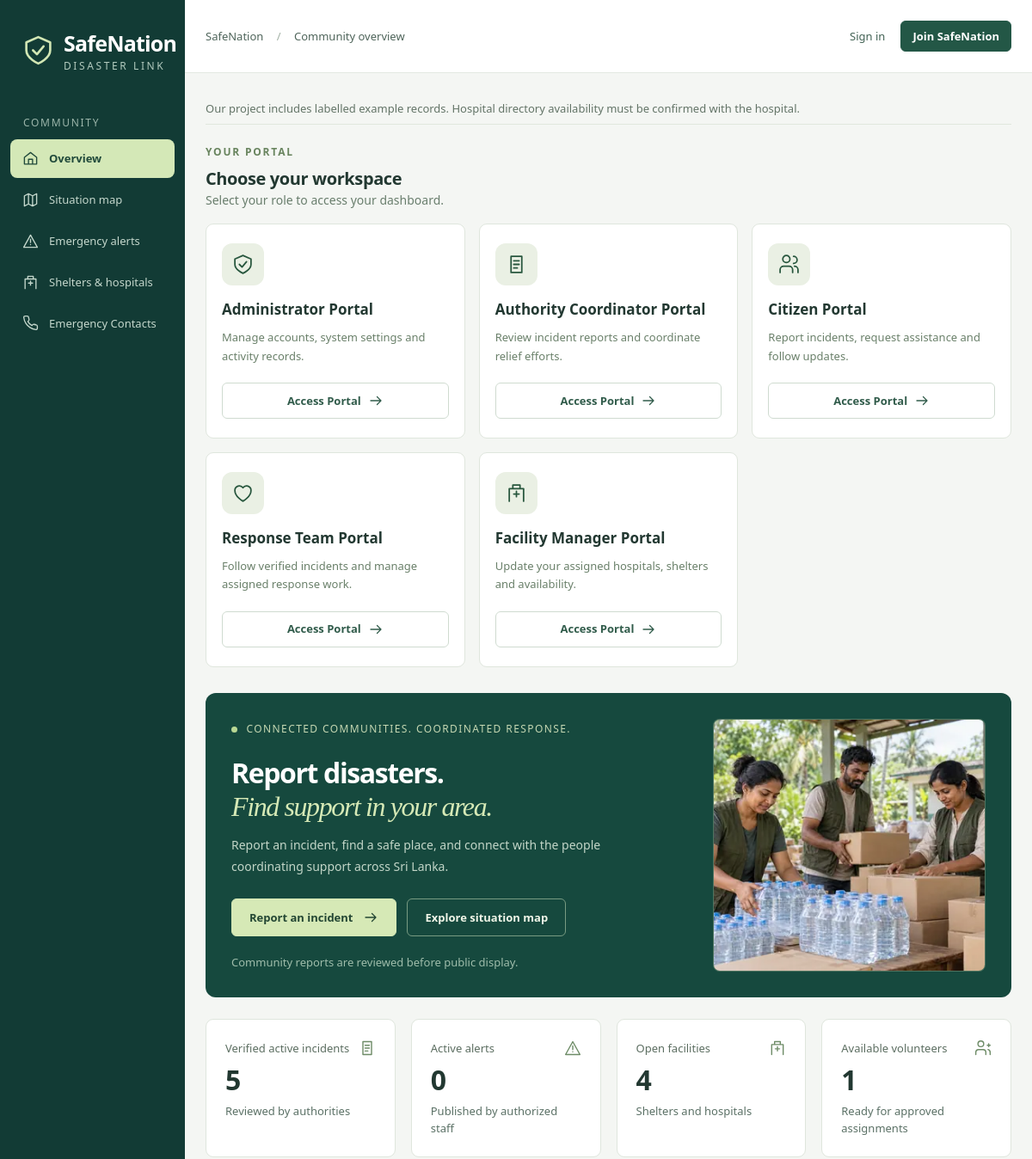
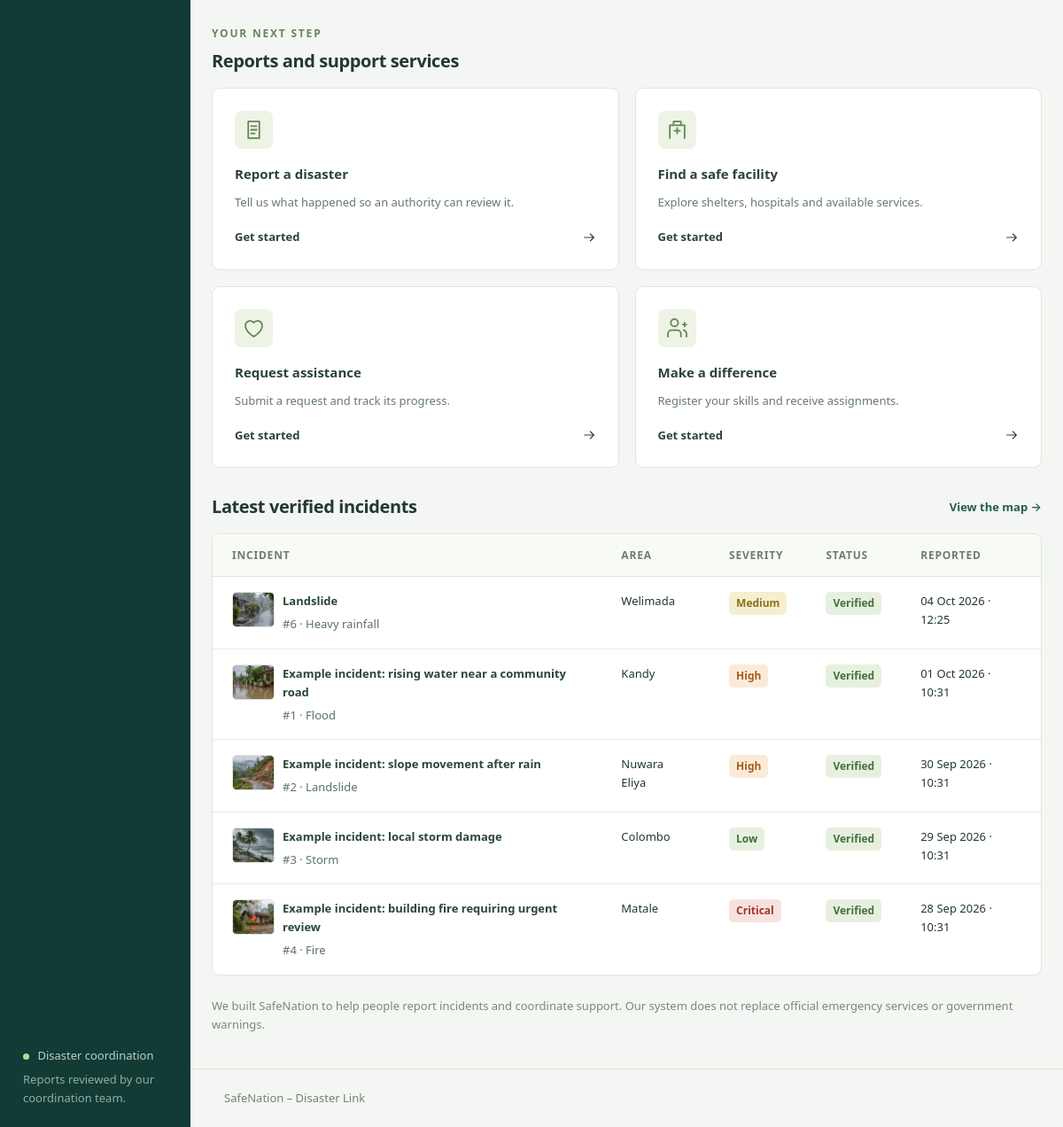
The page / on the database its author committed (2 pictures, top to bottom).
### tables this page shows
CREATE TABLE `settings` (
  `name` varchar(80) NOT NULL,
  `value` text NOT NULL,
  PRIMARY KEY (`name`)
);

CREATE TABLE `reports` (
  `id` int(10) unsigned NOT NULL AUTO_INCREMENT,
  `user_id` int(10) unsigned NOT NULL,
  `type_id` int(10) unsigned NOT NULL,
  `title` varchar(150) NOT NULL,
  `description` text NOT NULL,
  `area` varchar(100) NOT NULL,
  `latitude` decimal(10,7) NOT NULL,
  `longitude` decimal(10,7) NOT NULL,
  `occurred_at` datetime NOT NULL,
  `affected_people` int(10) unsigned NOT NULL DEFAULT 0,
  `damage` varchar(30) NOT NULL DEFAULT 'none',
  `ai_severity` varchar(16) NOT NULL,
  `ai_reason` text NOT NULL,
  `severity` varchar(16) NOT NULL,
  `status` varchar(20) NOT NULL DEFAULT 'pending',
  `response_status` varchar(30) NOT NULL DEFAULT 'monitoring',
  `duplicate_of` int(10) unsigned DEFAULT NULL,
  `created_at` datetime NOT NULL DEFAULT current_timestamp(),
  `updated_at` datetime NOT NULL DEFAULT current_timestamp() ON UPDATE current_timestamp(),
  `address` varchar(255) NOT NULL DEFAULT '',
  PRIMARY KEY (`id`),
  KEY `user_id` (`user_id`),
  KEY `duplicate_of` (`duplicate_of`),
  KEY `status` (`status`,`severity`),
  KEY `type_id` (`type_id`,`created_at`),
  KEY `area` (`area`),
  CONSTRAINT `reports_ibfk_1` FOREIGN KEY (`user_id`) REFERENCES `users` (`id`),
  CONSTRAINT `reports_ibfk_2` FOREIGN KEY (`type_id`) REFERENCES `disaster_types` (`id`),
  CONSTRAINT `reports_ibfk_3` FOREIGN KEY (`duplicate_of`) REFERENCES `reports` (`id`)
);

CREATE TABLE `disaster_types` (
  `id` int(10) unsigned NOT NULL AUTO_INCREMENT,
  `name` varchar(60) NOT NULL,
  PRIMARY KEY (`id`),
  UNIQUE KEY `name` (`name`)
);

### app/view.php (the view, shortened to what this page needs)
<?php
function icon(string $name): string {
 $paths=['phone'=>'M22 16.9v3a2 2 0 0 1-2.2 2 19.8 19.8 0 0 1-8.6-3.1 19.5 19.5 0 0 1-6-6 19.8 19.8 0 0 1-3.1-8.7A2 2 0 0 1 4.1 2h3a2 2 0 0 1 2 1.7c.1 1 .4 2 .7 2.9a2 2 0 0 1-.5 2.1L8 10a16 16 0 0 0 6 6l1.3-1.3a2 2 0 0 1 2.1-.5c.9.3 1.9.6 2.9.7a2 2 0 0 1 1.7 2z','home'=>'M3 10 12 3l9 7v10H3z M9 20v-7h6v7','map'=>'m3 6 6-3 6 3 6-3v15l-6 3-6-3-6 3z M9 3v15 M15 6v15','reports'=>'M6 3h12v18H6z M9 8h6 M9 12h6 M9 16h4','alerts'=>'M12 3 2 21h20z M12 9v5 M12 17h.01','facilities'=>'M4 21V7h16v14 M8 7V3h8v4 M9 13h6 M12 10v6','assistance'=>'M12 21s-9-5-9-12a5 5 0 0 1 9-3 5 5 0 0 1 9 3c0 7-9 12-9 12z','volunteers'=>'M16 21v-3a4 4 0 0 0-4-4H6a4 4 0 0 0-4 4v3 M9 10a4 4 0 1 0 0-8 4 4 0 0 0 0 8 M18 8h4 M20 6v4 M19 14a4 4 0 0 1 3 4v3','resources'=>'m3 7 9-4 9 4-9 4z M3 7v10l9 4 9-4V7 M12 11v10','analytics'=>'M3 3v18h18 M7 16v-4 M12 16V7 M17 16v-7','users'=>'M16 21v-3a4 4 0 0 0-4-4H6a4 4 0 0 0-4 4v3 M9 10a4 4 0 1 0 0-8 4 4 0 0 0 0 8 M17 3a4 4 0 0 1 0 8 M18 14a4 4 0 0 1 4 4v3','notifications'=>'M18 8a6 6 0 0 0-12 0c0 7-3 7-3 9h18c0-2-3-2-3-9 M10 21h4','settings'=>'M12 8a4 4 0 1 0 0 8 4 4 0 0 0 0-8 M12 2v3 M12 19v3 M2 12h3 M19 12h3 M5 5l2 2 M17 17l2 2 M5 19l2-2 M17 7l2-2','audit'=>'M4 3h16v18H4z M8 7h8 M8 11h8 M8 15h5','arrow'=>'M4 12h16 M14 6l6 6-6 6','shield'=>'m12 2 9 4v6c0 6-9 10-9 10S3 18 3 12V6z M8 12l3 3 5-6'];
 return '<svg class="icon" viewBox="0 0 24 24" fill="none" stroke="currentColor" stroke-width="1.7" stroke-linecap="round" stroke-linejoin="round" aria-hidden="true"><path d="'.($paths[$name]??$paths['home']).'"/></svg>';
}
function layout_start(string $title,string $page): void {
 $u=user();$site=(string)(scalar("SELECT value FROM settings WHERE name='site_name'")?:'SafeNation');$unread=$u?(int)scalar('SELECT COUNT(*) FROM notifications WHERE user_id=? AND read_at IS NULL',[$u['id']]):0;
 echo '<!doctype html><html lang="en"><head><meta charset="utf-8"><meta name="viewport" content="width=device-width,initial-scale=1"><meta name="theme-color" content="#123b35"><title>'.e($title).' · '.e($site).'</title><link rel="icon" href="assets/logo.svg" type="image/svg+xml"><link rel="stylesheet" href="assets/vendor/leaflet/leaflet.css"><link rel="stylesheet" href="assets/css/app.css?v=facility-images-2"><script defer src="assets/vendor/leaflet/leaflet.js"></script><script defer src="assets/js/app.js?v=location-1"></script><script defer src="assets/js/location-picker.js?v=1"></script></head><body><a class="skip" href="#main">Skip to content</a><div class="shell"><aside class="sidebar" id="sidebar"><a class="brand" href="'.url().'">'.icon('shield').'<span>'.e($site).'<small>DISASTER LINK</small></span></a><div class="nav-label">COMMUNITY</div><nav aria-label="Main navigation">';
 $links=['home'=>['Overview','home'],'map'=>['Situation map','map'],'alerts'=>['Emergency alerts','alerts'],'facilities'=>['Shelters & hospitals','facilities'],'emergency-contacts'=>['Emergency Contacts','phone']];
 foreach($links as $p=>[$label,$ic])echo '<a '.($page===$p?'aria-current="page"':'').' class="nav-item '.($page===$p?'active':'').'" href="'.url($p).'">'.icon($ic).e($label).'</a>';
 echo '</nav><div class="sidebar-bottom"><span class="status-dot"></span> Disaster coordination<small>Reports reviewed by our coordination team.</small></div></aside><div class="workspace"><header class="topbar"><button class="icon-button menu-toggle" aria-label="Toggle navigation" aria-expanded="false">☰</button><div class="breadcrumb">SafeNation <span>/</span> '.e($title).'</div><div class="top-actions">';
 if($u){echo '<a class="notification-link" aria-label="Notifications, '.$unread.' unread" href="'.url('notifications').'">'.icon('notifications').($unread?'<b>'.$unread.'</b>':'').'</a><a class="user-link" href="'.url('profile').'"><span class="avatar">'.e(mb_substr($u['name'],0,1)).'</span><span>'.e($u['name']).'<small>'.e(ucwords(str_replace('_',' ',$u['role']))).'</small></span></a><form method="post" class="inline">';token();echo '<input type="hidden" name="action" value="logout"><button class="text-button">Sign out</button></form>';}
 else echo '<a class="text-button" href="'.url('login').'">Sign in</a><a class="button small" href="'.url('register').'">Join SafeNation</a>';
 echo '</div></header><main id="main">';
 $announcement=(string)scalar("SELECT value FROM settings WHERE name='announcement'");
 if(trim($announcement)!=='')echo '<div class="environment-note">'.e($announcement).'</div>';
}
function layout_end(): void {echo '</main><footer>SafeNation – Disaster Link </footer></div></div></body></html>';}
function metrics(array $items): void {echo '<div class="metrics">';foreach($items as [$label,$value,$detail,$ic])echo '<div class="metric card"><div class="metric-top">'.e($label).icon($ic).'</div><strong>'.e($value).'</strong><small>'.e($detail).'</small></div>';echo '</div>';}
function report_list(array $rows): void {if(!$rows){empty_state('No incidents to show','Reports appear here when they match your filters.');return;}echo '<div class="table-wrap"><table><thead><tr><th>Incident</th><th>Area</th><th>Severity</th><th>Status</th><th>Reported</th></tr></thead><tbody>';foreach($rows as $r)echo '<tr><td><div class="incident-cell">'.visual_image($r['type'],'incident-thumbnail',false,'60px').'<div><a class="table-title" href="'.url('report',['id'=>$r['id']]).'">'.e($r['title']).'</a><small>#'.e($r['id']).' · '.e($r['type']).'</small></div></div></td><td>'.e($r['area']).'</td><td>'.badge($r['severity']).'</td><td>'.badge($r['status']).'</td><td>'.e(date('d M Y · H:i',strtotime($r['created_at']))).'</td></tr>';echo '</tbody></table></div>';}
function image_asset(string $subject): array {
    $assets = [
        'community' => ['community', 'Illustration of community volunteers preparing drinking water and relief boxes'],
        'flood' => ['flood', 'Illustration of monsoon floodwater surrounding homes on a tropical street'],
        'fire' => ['fire', 'Illustration of flames and smoke at a small tiled-roof building'],
        'landslide' => ['landslide', 'Illustration of a landslide covering part of a hill-country road'],
        'storm' => ['storm', 'Illustration of strong coastal winds bending palm trees beside rough seas'],
        'heavy rainfall' => ['rainfall', 'Illustration of heavy monsoon rain and roof runoff along a residential lane'],
        'shelter' => ['shelter', 'Illustration of a prepared community shelter with cots, blankets and water supplies'],
        'hospital' => ['hospital', 'Illustration of a hospital entrance with an accessible ramp and tropical planting'],
    ];
    $key = strtolower(trim($subject));
    return $assets[$key] ?? $assets['community'];
}
function visual_image(string $subject, string $class = '', bool $eager = false, string $sizes = '100vw'): string {
    [$name, $alt] = image_asset($subject);
    $base = 'assets/images/' . $name;
    $sources = $base . '-240.webp 240w, ' . $base . '-480.webp 480w, ' . $base . '.webp 960w';
    return '<img class="' . e($class) . '" src="' . e($base) . '.webp" srcset="' . e($sources) . '" sizes="' . e($sizes) . '" width="960" height="640" alt="' . e($alt) . '" loading="' . ($eager ? 'eager' : 'lazy') . '" decoding="async"' . ($eager ? ' fetchpriority="high"' : '') . '>';
}

### app/bootstrap.php (shortened to what this page needs)
<?php
function config(): array {static $c; return $c ??= require dirname(__DIR__).'/config/database.php';}
function db(): PDO {static $p; if (!$p) {$c=config();$p=new PDO("mysql:host={$c['host']};port={$c['port']};dbname={$c['database']};charset=utf8mb4",$c['username'],$c['password'],[PDO::ATTR_ERRMODE=>PDO::ERRMODE_EXCEPTION,PDO::ATTR_DEFAULT_FETCH_MODE=>PDO::FETCH_ASSOC,PDO::ATTR_EMULATE_PREPARES=>false]);$p->exec("SET time_zone = '+05:30'");}return $p;}
function query(string $sql,array $args=[]): PDOStatement {$s=db()->prepare($sql);$s->execute($args);return $s;}
function all(string $sql,array $args=[]): array {return query($sql,$args)->fetchAll();}
function scalar(string $sql,array $args=[]): mixed {return query($sql,$args)->fetchColumn();}
function e(mixed $v): string {return htmlspecialchars((string)$v,ENT_QUOTES|ENT_SUBSTITUTE,'UTF-8');}
function url(string $page='home',array $args=[]): string {return 'index.php?'.http_build_query(['page'=>$page]+$args);}
function user(): ?array {static $loaded=false,$u=null;if (!$loaded) {$loaded=true;if(isset($_SESSION['uid'])) $u=one('SELECT * FROM users WHERE id=? AND active=1',[$_SESSION['uid']]);}return $u;}
function badge(string $value): string {return '<span class="badge '.e(strtolower(str_replace(' ','-',$value))).'">'.e(ucfirst(str_replace('_',' ',$value))).'</span>';}

### rows shown on the page
settings: value "SafeNation"
settings: value "Our project includes labelled example records. Hospital directory availability must be confirmed with the hospital."
reports: shows a picture, title "Landslide", id "6", type.name "Heavy rainfall", area "Welimada", severity "Medium Verified", created_at "04 Oct 2026 · 12:25"
reports: shows a picture, title "Example incident: rising water near a community road", id "1", type.name "Flood", area "Kandy", severity "High Verified", created_at "01 Oct 2026 · 10:31"
reports: shows a picture, title "Example incident: slope movement after rain", id "2", type.name "Landslide", area "Nuwara Eliya", severity "High Verified", created_at "30 Sep 2026 · 10:31"
reports: shows a picture, title "Example incident: local storm damage", id "3", type.name "Storm", area "Colombo", severity "Low Verified", created_at "29 Sep 2026 · 10:31"
reports: shows a picture, title "Example incident: building fire requiring urgent review", id "4", type.name "Fire", area "Matale", severity "Critical Verified", created_at "28 Sep 2026 · 10:31"

### other values the page prints
$label "Overview"
$label "Situation map"
$label "Emergency alerts"
$label "Shelters & hospitals"
$label "Emergency Contacts"
$title "Community overview"
$title "Administrator Portal"
$description "Manage accounts, system settings and activity records."
$title "Authority Coordinator Portal"
$description "Review incident reports and coordinate relief efforts."
$title "Citizen Portal"
$description "Report incidents, request assistance and follow updates."
$title "Response Team Portal"
$description "Follow verified incidents and manage assigned response work."
$title "Facility Manager Portal"
